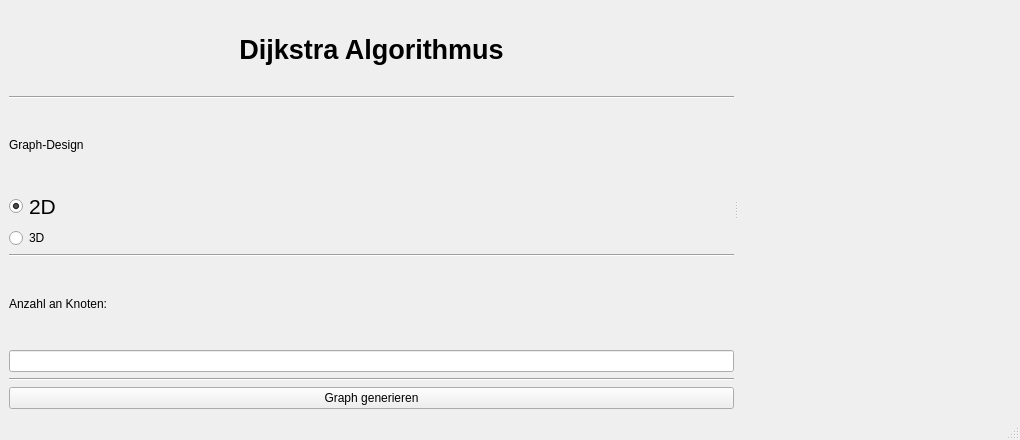
<?xml version="1.0" encoding="UTF-8"?>
<ui version="4.0">
 <class>MainWindow</class>
 <widget class="QMainWindow" name="MainWindow">
  <property name="geometry">
   <rect>
    <x>0</x>
    <y>0</y>
    <width>1020</width>
    <height>440</height>
   </rect>
  </property>
  <property name="windowTitle">
   <string>MainWindow</string>
  </property>
  <widget class="QWidget" name="centralwidget">
   <layout class="QHBoxLayout" name="horizontalLayout_3">
    <item>
     <layout class="QHBoxLayout" name="horizontalLayout">
      <item>
       <widget class="QSplitter" name="splitter">
        <property name="orientation">
         <enum>Qt::Horizontal</enum>
        </property>
        <widget class="QWidget" name="layoutWidget">
         <layout class="QVBoxLayout" name="verticalLayout">
          <item>
           <widget class="QLabel" name="label_2">
            <property name="font">
             <font>
              <family>Arial</family>
              <pointsize>20</pointsize>
              <weight>75</weight>
              <bold>true</bold>
             </font>
            </property>
            <property name="text">
             <string>Dijkstra Algorithmus</string>
            </property>
            <property name="alignment">
             <set>Qt::AlignCenter</set>
            </property>
           </widget>
          </item>
          <item>
           <widget class="Line" name="line">
            <property name="orientation">
             <enum>Qt::Horizontal</enum>
            </property>
           </widget>
          </item>
          <item>
           <widget class="QLabel" name="label_4">
            <property name="styleSheet">
             <string notr="true">font: 75 18pt &quot;MS Shell Dlg 2&quot;;</string>
            </property>
            <property name="text">
             <string>Graph-Design</string>
            </property>
            <property name="margin">
             <number>-1</number>
            </property>
           </widget>
          </item>
          <item>
           <widget class="QRadioButton" name="radioButton">
            <property name="font">
             <font>
              <pointsize>16</pointsize>
             </font>
            </property>
            <property name="styleSheet">
             <string notr="true"/>
            </property>
            <property name="text">
             <string>2D</string>
            </property>
            <property name="checked">
             <bool>true</bool>
            </property>
           </widget>
          </item>
          <item>
           <widget class="QRadioButton" name="radioButton_2">
            <property name="styleSheet">
             <string notr="true">font: 16pt &quot;MS Shell Dlg 2&quot;;
</string>
            </property>
            <property name="text">
             <string>3D</string>
            </property>
           </widget>
          </item>
          <item>
           <widget class="Line" name="line_2">
            <property name="orientation">
             <enum>Qt::Horizontal</enum>
            </property>
           </widget>
          </item>
          <item>
           <widget class="QLabel" name="label_3">
            <property name="styleSheet">
             <string notr="true">font: 18pt &quot;MS Shell Dlg 2&quot;;</string>
            </property>
            <property name="text">
             <string>Anzahl an Knoten:</string>
            </property>
           </widget>
          </item>
          <item>
           <widget class="QLineEdit" name="lineEdit">
            <property name="inputMask">
             <string/>
            </property>
            <property name="text">
             <string extracomment="5"/>
            </property>
            <property name="maxLength">
             <number>5</number>
            </property>
            <property name="frame">
             <bool>true</bool>
            </property>
           </widget>
          </item>
          <item>
           <widget class="Line" name="line_3">
            <property name="orientation">
             <enum>Qt::Horizontal</enum>
            </property>
           </widget>
          </item>
          <item>
           <widget class="QPushButton" name="pushButton">
            <property name="text">
             <string>Graph generieren</string>
            </property>
           </widget>
          </item>
         </layout>
        </widget>
        <widget class="PlotWidget" name="widget" native="true"/>
       </widget>
      </item>
     </layout>
    </item>
   </layout>
  </widget>
  <widget class="QStatusBar" name="statusbar"/>
 </widget>
 <customwidgets>
  <customwidget>
   <class>PlotWidget</class>
   <extends>QWidget</extends>
   <header>pygtgraph</header>
   <container>1</container>
  </customwidget>
 </customwidgets>
 <tabstops>
  <tabstop>radioButton</tabstop>
  <tabstop>radioButton_2</tabstop>
  <tabstop>lineEdit</tabstop>
  <tabstop>pushButton</tabstop>
 </tabstops>
 <resources/>
 <connections/>
</ui>
